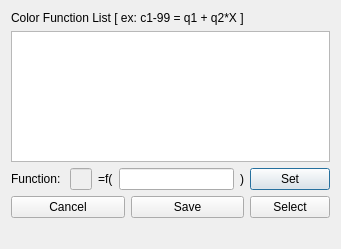
<?xml version="1.0" encoding="UTF-8"?>
<ui version="4.0">
 <class>FunctionListEditor</class>
 <widget class="QDialog" name="FunctionListEditor">
  <property name="geometry">
   <rect>
    <x>0</x>
    <y>0</y>
    <width>314</width>
    <height>249</height>
   </rect>
  </property>
  <property name="minimumSize">
   <size>
    <width>0</width>
    <height>5</height>
   </size>
  </property>
  <property name="windowTitle">
   <string>Function List Editor</string>
  </property>
  <layout class="QGridLayout" name="gridLayout">
   <item row="0" column="0" colspan="2">
    <widget class="QLabel" name="example">
     <property name="text">
      <string>Color Function List [ ex: c1-99 = q1 + q2*X ]</string>
     </property>
    </widget>
   </item>
   <item row="1" column="0" colspan="3">
    <widget class="QListWidget" name="functionList">
     <property name="alternatingRowColors">
      <bool>true</bool>
     </property>
    </widget>
   </item>
   <item row="2" column="0" colspan="3">
    <layout class="QHBoxLayout" name="horizontalLayout" stretch="0,1,0,8,0,0">
     <item>
      <widget class="QLabel" name="label">
       <property name="text">
        <string>Function: </string>
       </property>
      </widget>
     </item>
     <item>
      <widget class="QLineEdit" name="selectedName">
       <property name="enabled">
        <bool>false</bool>
       </property>
       <property name="text">
        <string/>
       </property>
      </widget>
     </item>
     <item>
      <widget class="QLabel" name="label_2">
       <property name="text">
        <string>=f(</string>
       </property>
      </widget>
     </item>
     <item>
      <widget class="QLineEdit" name="selectedFunction">
       <property name="text">
        <string/>
       </property>
      </widget>
     </item>
     <item>
      <widget class="QLabel" name="label_3">
       <property name="text">
        <string>)</string>
       </property>
      </widget>
     </item>
     <item>
      <widget class="QPushButton" name="setButton">
       <property name="text">
        <string>Set</string>
       </property>
      </widget>
     </item>
    </layout>
   </item>
   <item row="3" column="0">
    <widget class="QPushButton" name="cancelButton">
     <property name="text">
      <string>Cancel</string>
     </property>
    </widget>
   </item>
   <item row="3" column="1">
    <widget class="QPushButton" name="saveButton">
     <property name="text">
      <string>Save</string>
     </property>
    </widget>
   </item>
   <item row="3" column="2">
    <widget class="QPushButton" name="selectButton">
     <property name="text">
      <string>Select</string>
     </property>
    </widget>
   </item>
   <item row="4" column="0" colspan="3">
    <widget class="QLabel" name="messageLabel">
     <property name="text">
      <string/>
     </property>
    </widget>
   </item>
  </layout>
 </widget>
 <resources/>
 <connections/>
</ui>
